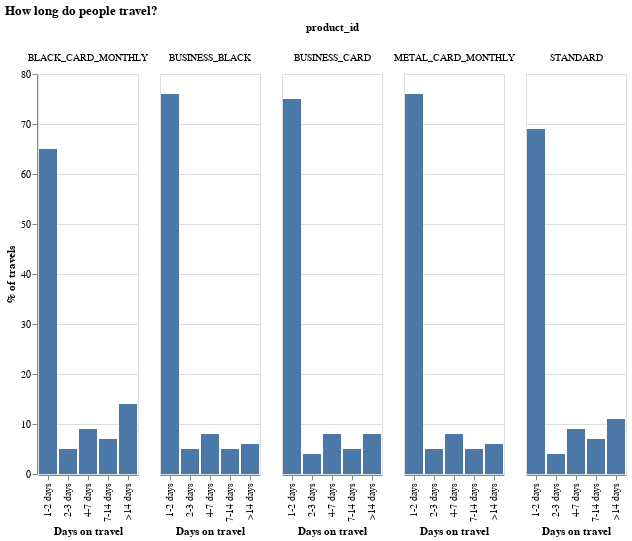

Source (notebook cell):
### Code cell
# how does this differ by product / market

##show distribution of days_spent

data = df

data = data.loc[data["product_id"] != "FLEX_ACCOUNT_MONTHLY", :]

data["days_category"] = ""
data.loc[data["days_spent"] <= 1, ["days_category"]] = "1-2 days"
data.loc[
    (data["days_spent"] > 1) & (data["days_spent"] <= 3), "days_category"
] = "2-3 days"
data.loc[
    (data["days_spent"] > 3) & (data["days_spent"] <= 7), "days_category"
] = "4-7 days"
data.loc[
    (data["days_spent"] > 7) & (data["days_spent"] <= 14), "days_category"
] = "7-14 days"
data.loc[(data["days_spent"] > 14), "days_category"] = ">14 days"

data = data.groupby(["days_category", "product_id"]).agg("count").reset_index()

data["group_column"] = 0
data["total"] = data.groupby(["group_column", "product_id"])["group_id"].transform(
    "sum"
)
data["perc"] = 100 * (data["group_id"]) / data["total"]

data["perc"] = data["perc"].round(0)
## plotting results.

bars = (
    alt.Chart(data)
    .mark_bar()
    .encode(
        x=alt.X("days_category:O", axis=alt.Axis(title="Days on travel")),
        y=alt.Y("perc:Q", axis=alt.Axis(title="% of travels")),
        column="product_id:N",
    )
    .properties(width=100, height=400, title="How long do people travel?")
)

bars

### Figure 1 — Vega-Lite specification as saved in the notebook (floating-point values rounded to 4 significant figures)
{"config": {"view": {"continuousWidth": 400, "continuousHeight": 300}}, "data": {"name": "data-b640876f8d5bc596cf2abf6ee57a5fff"}, "mark": "bar", "encoding": {"column": {"type": "nominal", "field": "product_id"}, "x": {"type": "ordinal", "axis": {"title": "Days on travel"}, "field": "days_category"}, "y": {"type": "quantitative", "axis": {"title": "% of travels"}, "field": "perc"}}, "height": 400, "title": "How long do people travel?", "width": 100, "$schema": "https://vega.github.io/schema/vega-lite/v4.0.2.json", "datasets": {"data-b640876f8d5bc596cf2abf6ee57a5fff": [{"days_category": "1-2 days", "product_id": "BLACK_CARD_MONTHLY", "user_id": 144904, "group_id": 144904, "region_group": 144904, "country_tnc_legal": 144904, "volume": 144904, "transactions": 144904, "last_purchase": 144904, "first_purchase": 144904, "days_spent": 144904, "group_column": 0, "total": 222851, "perc": 65.0}, {"days_category": "1-2 days", "product_id": "BUSINESS_BLACK", "user_id": 15536, "group_id": 15536, "region_group": 15536, "country_tnc_legal": 15536, "volume": 15536, "transactions": 15536, "last_purchase": 15536, "first_purchase": 15536, "days_spent": 15536, "group_column": 0, "total": 20313, "perc": 76.0}, {"days_category": "1-2 days", "product_id": "BUSINESS_CARD", "user_id": 60475, "group_id": 60475, "region_group": 60475, "country_tnc_legal": 60475, "volume": 60475, "transactions": 60475, "last_purchase": 60475, "first_purchase": 60475, "days_spent": 60475, "group_column": 0, "total": 80656, "perc": 75.0}, {"days_category": "1-2 days", "product_id": "METAL_CARD_MONTHLY", "user_id": 70655, "group_id": 70655, "region_group": 70655, "country_tnc_legal": 70655, "volume": 70655, "transactions": 70655, "last_purchase": 70655, "first_purchase": 70655, "days_spent": 70655, "group_column": 0, "total": 92712, "perc": 76.0}, {"days_category": "1-2 days", "product_id": "STANDARD", "user_id": 409354, "group_id": 409354, "region_group": 409354, "country_tnc_legal": 409354, "volume": 409354, "transactions": 409354, "last_purchase": 409354, "first_purchase": 409354, "days_spent": 409354, "group_column": 0, "total": 594964, "perc": 69.0}, {"days_category": "2-3 days", "product_id": "BLACK_CARD_MONTHLY", "user_id": 10646, "group_id": 10646, "region_group": 10646, "country_tnc_legal": 10646, "volume": 10646, "transactions": 10646, "last_purchase": 10646, "first_purchase": 10646, "days_spent": 10646, "group_column": 0, "total": 222851, "perc": 5.0}, {"days_category": "2-3 days", "product_id": "BUSINESS_BLACK", "user_id": 956, "group_id": 956, "region_group": 956, "country_tnc_legal": 956, "volume": 956, "transactions": 956, "last_purchase": 956, "first_purchase": 956, "days_spent": 956, "group_column": 0, "total": 20313, "perc": 5.0}, {"days_category": "2-3 days", "product_id": "BUSINESS_CARD", "user_id": 3248, "group_id": 3248, "region_group": 3248, "country_tnc_legal": 3248, "volume": 3248, "transactions": 3248, "last_purchase": 3248, "first_purchase": 3248, "days_spent": 3248, "group_column": 0, "total": 80656, "perc": 4.0}, {"days_category": "2-3 days", "product_id": "METAL_CARD_MONTHLY", "user_id": 4450, "group_id": 4450, "region_group": 4450, "country_tnc_legal": 4450, "volume": 4450, "transactions": 4450, "last_purchase": 4450, "first_purchase": 4450, "days_spent": 4450, "group_column": 0, "total": 92712, "perc": 5.0}, {"days_category": "2-3 days", "product_id": "STANDARD", "user_id": 25728, "group_id": 25728, "region_group": 25728, "country_tnc_legal": 25728, "volume": 25728, "transactions": 25728, "last_purchase": 25728, "first_purchase": 25728, "days_spent": 25728, "group_column": 0, "total": 594964, "perc": 4.0}, {"days_category": "4-7 days", "product_id": "BLACK_CARD_MONTHLY", "user_id": 19883, "group_id": 19883, "region_group": 19883, "country_tnc_legal": 19883, "volume": 19883, "transactions": 19883, "last_purchase": 19883, "first_purchase": 19883, "days_spent": 19883, "group_column": 0, "total": 222851, "perc": 9.0}, {"days_category": "4-7 days", "product_id": "BUSINESS_BLACK", "user_id": 1592, "group_id": 1592, "region_group": 1592, "country_tnc_legal": 1592, "volume": 1592, "transactions": 1592, "last_purchase": 1592, "first_purchase": 1592, "days_spent": 1592, "group_column": 0, "total": 20313, "perc": 8.0}, {"days_category": "4-7 days", "product_id": "BUSINESS_CARD", "user_id": 6070, "group_id": 6070, "region_group": 6070, "country_tnc_legal": 6070, "volume": 6070, "transactions": 6070, "last_purchase": 6070, "first_purchase": 6070, "days_spent": 6070, "group_column": 0, "total": 80656, "perc": 8.0}, {"days_category": "4-7 days", "product_id": "METAL_CARD_MONTHLY", "user_id": 7651, "group_id": 7651, "region_group": 7651, "country_tnc_legal": 7651, "volume": 7651, "transactions": 7651, "last_purchase": 7651, "first_purchase": 7651, "days_spent": 7651, "group_column": 0, "total": 92712, "perc": 8.0}, {"days_category": "4-7 days", "product_id": "STANDARD", "user_id": 52285, "group_id": 52285, "region_group": 52285, "country_tnc_legal": 52285, "volume": 52285, "transactions": 52285, "last_purchase": 52285, "first_purchase": 52285, "days_spent": 52285, "group_column": 0, "total": 594964, "perc": 9.0}, {"days_category": "7-14 days", "product_id": "BLACK_CARD_MONTHLY", "user_id": 15875, "group_id": 15875, "region_group": 15875, "country_tnc_legal": 15875, "volume": 15875, "transactions": 15875, "last_purchase": 15875, "first_purchase": 15875, "days_spent": 15875, "group_column": 0, "total": 222851, "perc": 7.0}, {"days_category": "7-14 days", "product_id": "BUSINESS_BLACK", "user_id": 990, "group_id": 990, "region_group": 990, "country_tnc_legal": 990, "volume": 990, "transactions": 990, "last_purchase": 990, "first_purchase": 990, "days_spent": 990, "group_column": 0, "total": 20313, "perc": 5.0}, {"days_category": "7-14 days", "product_id": "BUSINESS_CARD", "user_id": 4255, "group_id": 4255, "region_group": 4255, "country_tnc_legal": 4255, "volume": 4255, "transactions": 4255, "last_purchase": 4255, "first_purchase": 4255, "days_spent": 4255, "group_column": 0, "total": 80656, "perc": 5.0}, {"days_category": "7-14 days", "product_id": "METAL_CARD_MONTHLY", "user_id": 4844, "group_id": 4844, "region_group": 4844, "country_tnc_legal": 4844, "volume": 4844, "transactions": 4844, "last_purchase": 4844, "first_purchase": 4844, "days_spent": 4844, "group_column": 0, "total": 92712, "perc": 5.0}, {"days_category": "7-14 days", "product_id": "STANDARD", "user_id": 44461, "group_id": 44461, "region_group": 44461, "country_tnc_legal": 44461, "volume": 44461, "transactions": 44461, "last_purchase": 44461, "first_purchase": 44461, "days_spent": 44461, "group_column": 0, "total": 594964, "perc": 7.0}, {"days_category": ">14 days", "product_id": "BLACK_CARD_MONTHLY", "user_id": 31543, "group_id": 31543, "region_group": 31543, "country_tnc_legal": 31543, "volume": 31543, "transactions": 31543, "last_purchase": 31543, "first_purchase": 31543, "days_spent": 31543, "group_column": 0, "total": 222851, "perc": 14.0}, {"days_category": ">14 days", "product_id": "BUSINESS_BLACK", "user_id": 1239, "group_id": 1239, "region_group": 1239, "country_tnc_legal": 1239, "volume": 1239, "transactions": 1239, "last_purchase": 1239, "first_purchase": 1239, "days_spent": 1239, "group_column": 0, "total": 20313, "perc": 6.0}, {"days_category": ">14 days", "product_id": "BUSINESS_CARD", "user_id": 6608, "group_id": 6608, "region_group": 6608, "country_tnc_legal": 6608, "volume": 6608, "transactions": 6608, "last_purchase": 6608, "first_purchase": 6608, "days_spent": 6608, "group_column": 0, "total": 80656, "perc": 8.0}, {"days_category": ">14 days", "product_id": "METAL_CARD_MONTHLY", "user_id": 5112, "group_id": 5112, "region_group": 5112, "country_tnc_legal": 5112, "volume": 5112, "transactions": 5112, "last_purchase": 5112, "first_purchase": 5112, "days_spent": 5112, "group_column": 0, "total": 92712, "perc": 6.0}, {"days_category": ">14 days", "product_id": "STANDARD", "user_id": 63136, "group_id": 63136, "region_group": 63136, "country_tnc_legal": 63136, "volume": 63136, "transactions": 63136, "last_purchase": 63136, "first_purchase": 63136, "days_spent": 63136, "group_column": 0, "total": 594964, "perc": 11.0}]}}
